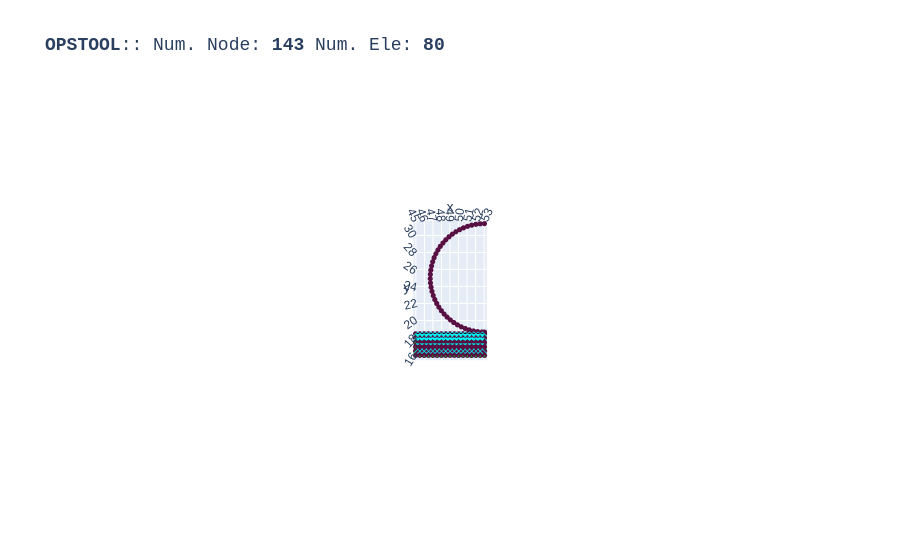

Source (notebook cell):
### Code cell
opst.vis.plotly.plot_model()

### Figure 1 — Plotly figure (JSON) as saved in the notebook; plotly's stock layout.template omitted (floating-point values rounded to 4 significant figures; data arrays with more than 128 entries replaced by an {"elided": "..."} marker saying what was removed)
{"data": [{"color": "#00FFFF", "hoverinfo": "skip", "i": {"elided": "160 int values"}, "j": {"elided": "160 int values"}, "k": {"elided": "160 int values"}, "name": "FourNodeQuad", "opacity": 1, "type": "mesh3d", "x": {"elided": "320 float values"}, "y": {"elided": "320 float values"}, "z": {"elided": "320 float values"}}, {"connectgaps": false, "hoverinfo": "skip", "line": {"color": "black", "width": 1}, "mode": "lines", "name": "Edge", "type": "scatter3d", "x": {"elided": "480 float values"}, "y": {"elided": "480 float values"}, "z": {"elided": "480 float values"}}, {"customdata": ["eleTag: 1<br>connectedNodes:<br> [ 1  2 19 18]", "eleTag: 2<br>connectedNodes:<br> [ 2  3 20 19]", "eleTag: 3<br>connectedNodes:<br> [ 3  4 21 20]", "eleTag: 4<br>connectedNodes:<br> [ 4  5 22 21]", "eleTag: 5<br>connectedNodes:<br> [ 5  6 23 22]", "eleTag: 6<br>connectedNodes:<br> [ 6  7 24 23]", "eleTag: 7<br>connectedNodes:<br> [ 7  8 25 24]", "eleTag: 8<br>connectedNodes:<br> [ 8  9 26 25]", "eleTag: 9<br>connectedNodes:<br> [ 9 10 27 26]", "eleTag: 10<br>connectedNodes:<br> [10 11 28 27]", "eleTag: 11<br>connectedNodes:<br> [11 12 29 28]", "eleTag: 12<br>connectedNodes:<br> [12 13 30 29]", "eleTag: 13<br>connectedNodes:<br> [13 14 31 30]", "eleTag: 14<br>connectedNodes:<br> [14 15 32 31]", "eleTag: 15<br>connectedNodes:<br> [15 16 33 32]", "eleTag: 16<br>connectedNodes:<br> [16 17 34 33]", "eleTag: 17<br>connectedNodes:<br> [18 19 36 35]", "eleTag: 18<br>connectedNodes:<br> [19 20 37 36]", "eleTag: 19<br>connectedNodes:<br> [20 21 38 37]", "eleTag: 20<br>connectedNodes:<br> [21 22 39 38]", "eleTag: 21<br>connectedNodes:<br> [22 23 40 39]", "eleTag: 22<br>connectedNodes:<br> [23 24 41 40]", "eleTag: 23<br>connectedNodes:<br> [24 25 42 41]", "eleTag: 24<br>connectedNodes:<br> [25 26 43 42]", "eleTag: 25<br>connectedNodes:<br> [26 27 44 43]", "eleTag: 26<br>connectedNodes:<br> [27 28 45 44]", "eleTag: 27<br>connectedNodes:<br> [28 29 46 45]", "eleTag: 28<br>connectedNodes:<br> [29 30 47 46]", "eleTag: 29<br>connectedNodes:<br> [30 31 48 47]", "eleTag: 30<br>connectedNodes:<br> [31 32 49 48]", "eleTag: 31<br>connectedNodes:<br> [32 33 50 49]", "eleTag: 32<br>connectedNodes:<br> [33 34 51 50]", "eleTag: 33<br>connectedNodes:<br> [35 36 53 52]", "eleTag: 34<br>connectedNodes:<br> [36 37 54 53]", "eleTag: 35<br>connectedNodes:<br> [37 38 55 54]", "eleTag: 36<br>connectedNodes:<br> [38 39 56 55]", "eleTag: 37<br>connectedNodes:<br> [39 40 57 56]", "eleTag: 38<br>connectedNodes:<br> [40 41 58 57]", "eleTag: 39<br>connectedNodes:<br> [41 42 59 58]", "eleTag: 40<br>connectedNodes:<br> [42 43 60 59]", "eleTag: 41<br>connectedNodes:<br> [43 44 61 60]", "eleTag: 42<br>connectedNodes:<br> [44 45 62 61]", "eleTag: 43<br>connectedNodes:<br> [45 46 63 62]", "eleTag: 44<br>connectedNodes:<br> [46 47 64 63]", "eleTag: 45<br>connectedNodes:<br> [47 48 65 64]", "eleTag: 46<br>connectedNodes:<br> [48 49 66 65]", "eleTag: 47<br>connectedNodes:<br> [49 50 67 66]", "eleTag: 48<br>connectedNodes:<br> [50 51 68 67]", "eleTag: 49<br>connectedNodes:<br> [52 53 70 69]", "eleTag: 50<br>connectedNodes:<br> [53 54 71 70]", "eleTag: 51<br>connectedNodes:<br> [54 55 72 71]", "eleTag: 52<br>connectedNodes:<br> [55 56 73 72]", "eleTag: 53<br>connectedNodes:<br> [56 57 74 73]", "eleTag: 54<br>connectedNodes:<br> [57 58 75 74]", "eleTag: 55<br>connectedNodes:<br> [58 59 76 75]", "eleTag: 56<br>connectedNodes:<br> [59 60 77 76]", "eleTag: 57<br>connectedNodes:<br> [60 61 78 77]", "eleTag: 58<br>connectedNodes:<br> [61 62 79 78]", "eleTag: 59<br>connectedNodes:<br> [62 63 80 79]", "eleTag: 60<br>connectedNodes:<br> [63 64 81 80]", "eleTag: 61<br>connectedNodes:<br> [64 65 82 81]", "eleTag: 62<br>connectedNodes:<br> [65 66 83 82]", "eleTag: 63<br>connectedNodes:<br> [66 67 84 83]", "eleTag: 64<br>connectedNodes:<br> [67 68 85 84]", "eleTag: 65<br>connectedNodes:<br> [69 70 87 86]", "eleTag: 66<br>connectedNodes:<br> [70 71 88 87]", "eleTag: 67<br>connectedNodes:<br> [71 72 89 88]", "eleTag: 68<br>connectedNodes:<br> [72 73 90 89]", "eleTag: 69<br>connectedNodes:<br> [73 74 91 90]", "eleTag: 70<br>connectedNodes:<br> [74 75 92 91]", "eleTag: 71<br>connectedNodes:<br> [75 76 93 92]", "eleTag: 72<br>connectedNodes:<br> [76 77 94 93]", "eleTag: 73<br>connectedNodes:<br> [77 78 95 94]", "eleTag: 74<br>connectedNodes:<br> [78 79 96 95]", "eleTag: 75<br>connectedNodes:<br> [79 80 97 96]", "eleTag: 76<br>connectedNodes:<br> [80 81 98 97]", "eleTag: 77<br>connectedNodes:<br> [81 82 99 98]", "eleTag: 78<br>connectedNodes:<br> [ 82  83 100  99]", "eleTag: 79<br>connectedNodes:<br> [ 83  84 101 100]", "eleTag: 80<br>connectedNodes:<br> [ 84  85 102 101]"], "hovertemplate": "%{customdata}", "marker": {"color": "#00FFFF", "size": 3, "symbol": "diamond-open"}, "mode": "markers", "name": "FourNodeQuad", "type": "scatter3d", "x": [45.25, 45.75, 46.25, 46.75, 47.25, 47.75, 48.25, 48.75, 49.25, 49.75, 50.25, 50.75, 51.25, 51.75, 52.25, 52.75, 45.25, 45.75, 46.25, 46.75, 47.25, 47.75, 48.25, 48.75, 49.25, 49.75, 50.25, 50.75, 51.25, 51.75, 52.25, 52.75, 45.25, 45.75, 46.25, 46.75, 47.25, 47.75, 48.25, 48.75, 49.25, 49.75, 50.25, 50.75, 51.25, 51.75, 52.25, 52.75, 45.25, 45.75, 46.25, 46.75, 47.25, 47.75, 48.25, 48.75, 49.25, 49.75, 50.25, 50.75, 51.25, 51.75, 52.25, 52.75, 45.25, 45.75, 46.25, 46.75, 47.25, 47.75, 48.25, 48.75, 49.25, 49.75, 50.25, 50.75, 51.25, 51.75, 52.25, 52.75], "y": [16.25, 16.25, 16.25, 16.25, 16.25, 16.25, 16.25, 16.25, 16.25, 16.25, 16.25, 16.25, 16.25, 16.25, 16.25, 16.25, 16.75, 16.75, 16.75, 16.75, 16.75, 16.75, 16.75, 16.75, 16.75, 16.75, 16.75, 16.75, 16.75, 16.75, 16.75, 16.75, 17.25, 17.25, 17.25, 17.25, 17.25, 17.25, 17.25, 17.25, 17.25, 17.25, 17.25, 17.25, 17.25, 17.25, 17.25, 17.25, 17.75, 17.75, 17.75, 17.75, 17.75, 17.75, 17.75, 17.75, 17.75, 17.75, 17.75, 17.75, 17.75, 17.75, 17.75, 17.75, 18.25, 18.25, 18.25, 18.25, 18.25, 18.25, 18.25, 18.25, 18.25, 18.25, 18.25, 18.25, 18.25, 18.25, 18.25, 18.25], "z": [0.0, 0.0, 0.0, 0.0, 0.0, 0.0, 0.0, 0.0, 0.0, 0.0, 0.0, 0.0, 0.0, 0.0, 0.0, 0.0, 0.0, 0.0, 0.0, 0.0, 0.0, 0.0, 0.0, 0.0, 0.0, 0.0, 0.0, 0.0, 0.0, 0.0, 0.0, 0.0, 0.0, 0.0, 0.0, 0.0, 0.0, 0.0, 0.0, 0.0, 0.0, 0.0, 0.0, 0.0, 0.0, 0.0, 0.0, 0.0, 0.0, 0.0, 0.0, 0.0, 0.0, 0.0, 0.0, 0.0, 0.0, 0.0, 0.0, 0.0, 0.0, 0.0, 0.0, 0.0, 0.0, 0.0, 0.0, 0.0, 0.0, 0.0, 0.0, 0.0, 0.0, 0.0, 0.0, 0.0, 0.0, 0.0, 0.0, 0.0]}, {"customdata": {"elided": "143 str values"}, "hovertemplate": "x: %{x}<br>y: %{y}<br>z: %{z} <br>nodeTag: %{customdata}", "marker": {"color": "#580f41", "size": 3, "symbol": "circle"}, "mode": "markers", "name": "Nodes", "type": "scatter3d", "x": {"elided": "143 float values"}, "y": {"elided": "143 float values"}, "z": {"elided": "143 float values"}}, {"connectgaps": false, "hoverinfo": "skip", "line": {"color": "#15b01a", "width": 1}, "mode": "lines", "name": "BC", "type": "scatter3d", "x": {"elided": "195 float values"}, "y": {"elided": "195 float values"}, "z": {"elided": "195 float values"}}], "layout": {"autosize": true, "font": {"family": "Arial, sans-serif"}, "scene": {"aspectmode": "data", "camera": {"eye": {"x": 0, "y": -0.1, "z": 10}}, "dragmode": "pan", "xaxis": {"showbackground": false}, "yaxis": {"showbackground": false}, "zaxis": {"showbackground": true, "showgrid": true, "showticklabels": false, "ticks": "", "title": {"text": ""}, "visible": true}}, "showlegend": false, "title": {"font": {"family": "courier", "size": 18}, "text": "<b>OPSTOOL</b>:: Num. Node: <b>143</b> Num. Ele: <b>80</b>"}}}
